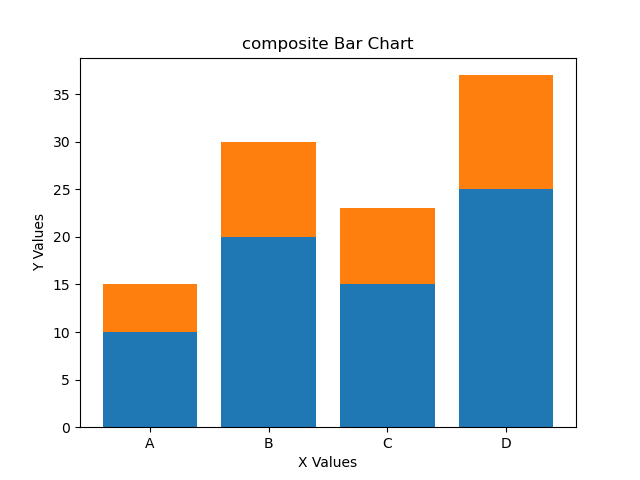

This chart was generated by the following Python code:
#composite bar chart
import matplotlib.pyplot as plt

n = int(input("Enter number of points: "))

s1 = []
s2 =[]
l=[]
for i in range(n):

    yv = int(input(f"Enter data1 value {i+1}: "))
    yw=int(input(f"Enter data2 value {i+1}: "))
    lb=input(f"Enter label: ")

    s1.append(yv)
    s2.append(yw)
    l.append(lb)
width=0.33
plt.bar(l,s1)
plt.bar(l,s2,bottom=s1)
plt.title("composite Bar Chart")
plt.xlabel("X Values")
plt.ylabel("Y Values")
plt.savefig("1h.png")
 
